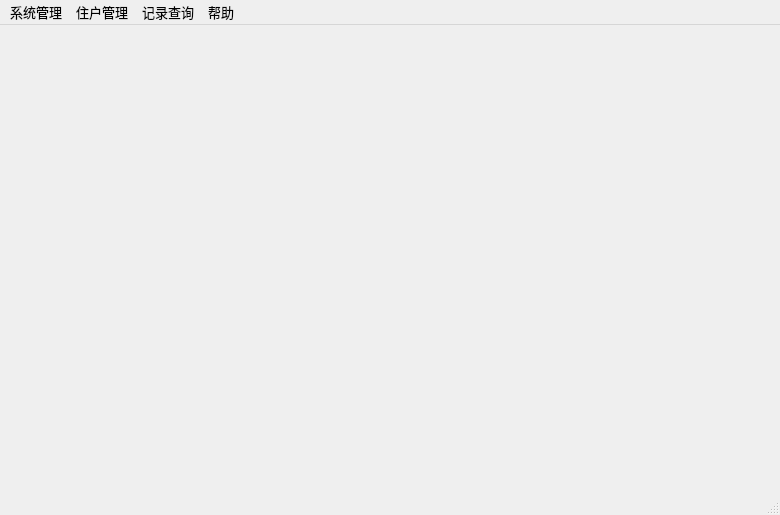
<?xml version="1.0" encoding="UTF-8"?>
<ui version="4.0">
 <class>MainWindow</class>
 <widget class="QMainWindow" name="MainWindow">
  <property name="geometry">
   <rect>
    <x>0</x>
    <y>0</y>
    <width>780</width>
    <height>515</height>
   </rect>
  </property>
  <property name="font">
   <font>
    <family>Times New Roman</family>
    <pointsize>10</pointsize>
   </font>
  </property>
  <property name="windowTitle">
   <string>MainWindow</string>
  </property>
  <widget class="QWidget" name="centralWidget">
   <layout class="QVBoxLayout" name="verticalLayout">
    <property name="leftMargin">
     <number>0</number>
    </property>
    <property name="topMargin">
     <number>0</number>
    </property>
    <property name="rightMargin">
     <number>0</number>
    </property>
    <property name="bottomMargin">
     <number>0</number>
    </property>
    <item>
     <widget class="QStackedWidget" name="stackedWidget">
      <property name="font">
       <font>
        <family>Times New Roman</family>
        <pointsize>10</pointsize>
       </font>
      </property>
      <property name="currentIndex">
       <number>-1</number>
      </property>
     </widget>
    </item>
   </layout>
  </widget>
  <widget class="QStatusBar" name="statusBar">
   <property name="sizeGripEnabled">
    <bool>true</bool>
   </property>
  </widget>
  <widget class="QMenuBar" name="menuBar">
   <property name="geometry">
    <rect>
     <x>0</x>
     <y>0</y>
     <width>780</width>
     <height>21</height>
    </rect>
   </property>
   <widget class="QMenu" name="menu">
    <property name="title">
     <string>系统管理</string>
    </property>
    <addaction name="action_login"/>
    <addaction name="separator"/>
    <addaction name="action_connect"/>
    <addaction name="action_Disconnect"/>
    <addaction name="action_export"/>
    <addaction name="separator"/>
    <addaction name="action_mainPage"/>
    <addaction name="actionquit"/>
   </widget>
   <widget class="QMenu" name="menu_2">
    <property name="title">
     <string>住户管理</string>
    </property>
    <addaction name="action_register"/>
    <addaction name="action_writeoff"/>
    <addaction name="action_recharge"/>
    <addaction name="separator"/>
    <addaction name="action_changepwd"/>
    <addaction name="separator"/>
    <addaction name="action_consume"/>
   </widget>
   <widget class="QMenu" name="menu_3">
    <property name="title">
     <string>记录查询</string>
    </property>
    <addaction name="action_writeofftable"/>
    <addaction name="action_registtable"/>
    <addaction name="separator"/>
    <addaction name="action_recordtable"/>
    <addaction name="action_recharges"/>
    <addaction name="separator"/>
    <addaction name="action_persontable"/>
   </widget>
   <widget class="QMenu" name="menu_4">
    <property name="title">
     <string>帮助</string>
    </property>
    <addaction name="action_about"/>
   </widget>
   <addaction name="menu"/>
   <addaction name="menu_2"/>
   <addaction name="menu_3"/>
   <addaction name="menu_4"/>
  </widget>
  <action name="action_login">
   <property name="icon">
    <iconset>
     <normalon>:/new/prefix1/login.png</normalon>
    </iconset>
   </property>
   <property name="text">
    <string>登陆</string>
   </property>
   <property name="statusTip">
    <string>管理员登录接口</string>
   </property>
   <property name="font">
    <font>
     <family>Times New Roman</family>
     <pointsize>10</pointsize>
    </font>
   </property>
  </action>
  <action name="actionquit">
   <property name="icon">
    <iconset>
     <normalon>:/new/prefix1/logout.png</normalon>
    </iconset>
   </property>
   <property name="text">
    <string>退出</string>
   </property>
   <property name="statusTip">
    <string>退出系统</string>
   </property>
   <property name="font">
    <font>
     <family>Times New Roman</family>
     <pointsize>10</pointsize>
    </font>
   </property>
  </action>
  <action name="action_export">
   <property name="icon">
    <iconset>
     <normalon>:/new/prefix1/export.png</normalon>
    </iconset>
   </property>
   <property name="text">
    <string>导出</string>
   </property>
   <property name="statusTip">
    <string>将数据表格导出</string>
   </property>
   <property name="font">
    <font>
     <family>Times New Roman</family>
     <pointsize>10</pointsize>
    </font>
   </property>
  </action>
  <action name="action_register">
   <property name="icon">
    <iconset>
     <normalon>:/new/prefix1/regester.png</normalon>
    </iconset>
   </property>
   <property name="text">
    <string>客人入住</string>
   </property>
   <property name="statusTip">
    <string>新用户注册</string>
   </property>
   <property name="font">
    <font>
     <family>Times New Roman</family>
     <pointsize>10</pointsize>
    </font>
   </property>
  </action>
  <action name="action_writeoff">
   <property name="icon">
    <iconset>
     <normalon>:/new/prefix1/changePwd.png</normalon>
    </iconset>
   </property>
   <property name="text">
    <string>客人退房</string>
   </property>
   <property name="statusTip">
    <string>注销账户</string>
   </property>
   <property name="font">
    <font>
     <family>Times New Roman</family>
     <pointsize>10</pointsize>
    </font>
   </property>
  </action>
  <action name="action_changepwd">
   <property name="icon">
    <iconset>
     <normalon>:/new/prefix1/record3.png</normalon>
    </iconset>
   </property>
   <property name="text">
    <string>修改密码</string>
   </property>
   <property name="statusTip">
    <string>管理员用于修改密码</string>
   </property>
   <property name="font">
    <font>
     <family>Times New Roman</family>
     <pointsize>10</pointsize>
    </font>
   </property>
   <property name="visible">
    <bool>false</bool>
   </property>
  </action>
  <action name="actionGhuj">
   <property name="text">
    <string>ghuj</string>
   </property>
  </action>
  <action name="action_recordtable">
   <property name="icon">
    <iconset>
     <normalon>:/new/prefix1/record4.png</normalon>
    </iconset>
   </property>
   <property name="text">
    <string>消费记录</string>
   </property>
   <property name="statusTip">
    <string>查询消费记录表</string>
   </property>
   <property name="font">
    <font>
     <family>Times New Roman</family>
     <pointsize>10</pointsize>
    </font>
   </property>
   <property name="visible">
    <bool>false</bool>
   </property>
  </action>
  <action name="action_writeofftable">
   <property name="icon">
    <iconset>
     <normalon>:/new/prefix1/recoder1.png</normalon>
    </iconset>
   </property>
   <property name="text">
    <string>注销记录</string>
   </property>
   <property name="statusTip">
    <string>查询注销表</string>
   </property>
   <property name="font">
    <font>
     <family>Times New Roman</family>
     <pointsize>10</pointsize>
    </font>
   </property>
   <property name="visible">
    <bool>true</bool>
   </property>
  </action>
  <action name="action_registtable">
   <property name="icon">
    <iconset>
     <normalon>:/new/prefix1/record.png</normalon>
    </iconset>
   </property>
   <property name="text">
    <string>注册记录</string>
   </property>
   <property name="statusTip">
    <string>查询注册表</string>
   </property>
   <property name="font">
    <font>
     <family>Times New Roman</family>
     <pointsize>10</pointsize>
    </font>
   </property>
   <property name="visible">
    <bool>true</bool>
   </property>
  </action>
  <action name="action_persontable">
   <property name="icon">
    <iconset>
     <normalon>:/new/prefix1/record2.png</normalon>
    </iconset>
   </property>
   <property name="text">
    <string>客人信息</string>
   </property>
   <property name="statusTip">
    <string>查询注册用户表</string>
   </property>
   <property name="font">
    <font>
     <family>Times New Roman</family>
     <pointsize>10</pointsize>
    </font>
   </property>
  </action>
  <action name="actionAsdf_7">
   <property name="text">
    <string>asdf</string>
   </property>
  </action>
  <action name="action_about">
   <property name="icon">
    <iconset>
     <normalon>:/new/prefix1/help.png</normalon>
    </iconset>
   </property>
   <property name="text">
    <string>关于</string>
   </property>
   <property name="statusTip">
    <string>关于本软件的相关说明</string>
   </property>
   <property name="font">
    <font>
     <family>Times New Roman</family>
     <pointsize>10</pointsize>
    </font>
   </property>
  </action>
  <action name="action_connect">
   <property name="icon">
    <iconset>
     <normalon>:/new/prefix1/connect.png</normalon>
    </iconset>
   </property>
   <property name="text">
    <string>连接</string>
   </property>
   <property name="statusTip">
    <string>连接读卡器模块</string>
   </property>
   <property name="font">
    <font>
     <family>Times New Roman</family>
     <pointsize>10</pointsize>
    </font>
   </property>
  </action>
  <action name="action_Disconnect">
   <property name="icon">
    <iconset>
     <normalon>:/new/prefix1/disconnect.png</normalon>
    </iconset>
   </property>
   <property name="text">
    <string>断开</string>
   </property>
   <property name="statusTip">
    <string>与读卡器断开连接</string>
   </property>
   <property name="font">
    <font>
     <family>Times New Roman</family>
     <pointsize>10</pointsize>
    </font>
   </property>
  </action>
  <action name="actionAsdf">
   <property name="text">
    <string>asdf</string>
   </property>
  </action>
  <action name="action_recharge">
   <property name="icon">
    <iconset>
     <normalon>:/new/prefix1/cast.png</normalon>
    </iconset>
   </property>
   <property name="text">
    <string>用户充值</string>
   </property>
   <property name="statusTip">
    <string>给M1卡充值</string>
   </property>
   <property name="font">
    <font>
     <family>Times New Roman</family>
     <pointsize>10</pointsize>
    </font>
   </property>
   <property name="visible">
    <bool>false</bool>
   </property>
  </action>
  <action name="action_consume">
   <property name="icon">
    <iconset>
     <normalon>:/new/prefix1/pay.png</normalon>
    </iconset>
   </property>
   <property name="text">
    <string>消费模拟</string>
   </property>
   <property name="statusTip">
    <string>模拟一些消费场景</string>
   </property>
   <property name="font">
    <font>
     <family>Times New Roman</family>
     <pointsize>10</pointsize>
    </font>
   </property>
   <property name="visible">
    <bool>false</bool>
   </property>
  </action>
  <action name="action_mainPage">
   <property name="icon">
    <iconset>
     <normalon>:/new/prefix1/main.png</normalon>
    </iconset>
   </property>
   <property name="text">
    <string>主页</string>
   </property>
   <property name="statusTip">
    <string>返回到软件的主界面</string>
   </property>
   <property name="font">
    <font>
     <family>Times New Roman</family>
     <pointsize>10</pointsize>
    </font>
   </property>
  </action>
  <action name="action_recharges">
   <property name="icon">
    <iconset>
     <normalon>:/new/prefix1/record5.png</normalon>
    </iconset>
   </property>
   <property name="text">
    <string>充值记录</string>
   </property>
   <property name="statusTip">
    <string>充值记录信息查询</string>
   </property>
   <property name="visible">
    <bool>false</bool>
   </property>
  </action>
 </widget>
 <layoutdefault spacing="6" margin="11"/>
 <resources/>
 <connections/>
</ui>
